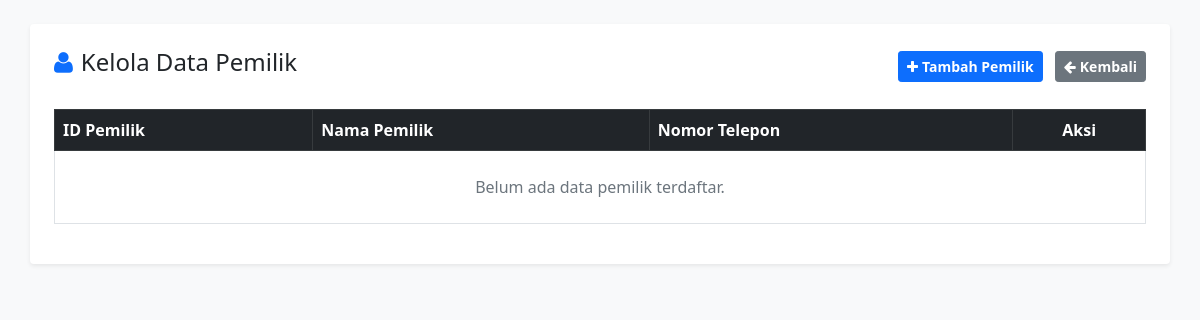
The page /page/data_pemilik.php (signed in) on the database as committed earlier.
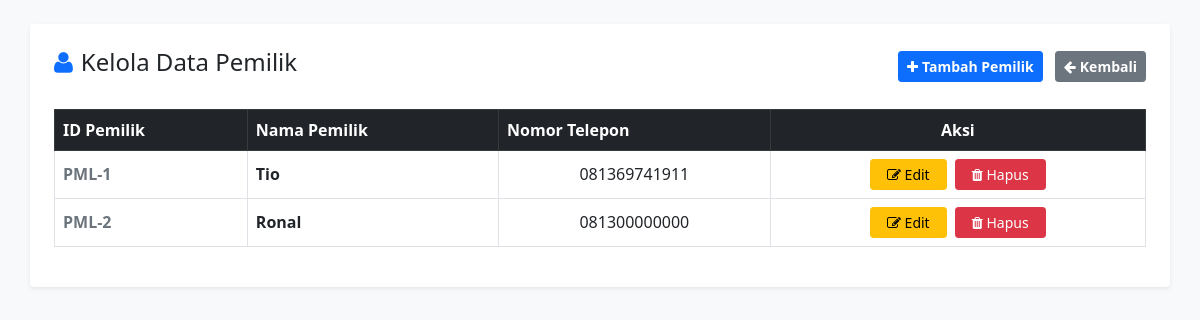
The same page on the database as committed later.
### tables this page shows
CREATE TABLE `pemilik` (
  `ID_Pemilik` int(11) NOT NULL,
  `Nama_Pemilik` varchar(100) NOT NULL,
  `No_Telepon` varchar(20) DEFAULT NULL,
  `Alamat` text
);

### page/data_pemilik.php (the view, shortened to what this page needs)
<?php
include '../config/koneksi.php';
?>
<!DOCTYPE html>
<html lang="id">
<head>
    <link href="../vendor/bootstrap/css/bootstrap.min.css" rel="stylesheet">
    <link rel="stylesheet" href="../assets/css/fontawesome.css">
</head>
<body class="bg-light p-4">
    <div class="container bg-white p-4 shadow-sm rounded">
        <div class="d-flex justify-content-between align-items-center mb-4">
            <h4><i class="fa fa-user me-2 text-primary"></i>Kelola Data Pemilik</h4>
            <div>
                <a href="tambah_pemilik.php" class="btn btn-sm btn-primary fw-bold me-2"><i class="fa fa-plus me-1"></i>Tambah Pemilik</a>
                <a href="../index.php" class="btn btn-sm btn-secondary fw-bold"><i class="fa fa-arrow-left me-1"></i>Kembali</a>
            </div>
        </div>
        <div class="table-responsive">
            <table class="table table-bordered table-hover align-middle">
                <thead class="table-dark">
                    <tr>
                        <th>ID Pemilik</th>
                        <th>Nama Pemilik</th>
                        <th>Nomor Telepon</th>
                        <th class="text-center">Aksi</th>
                    </tr>
                </thead>
                <tbody>
                    <?php
                    $res = mysqli_query($koneksi, "SELECT * FROM pemilik");
                    if (mysqli_num_rows($res) > 0) {
                        while($row = mysqli_fetch_assoc($res)) {
                            echo "<tr>
                                    <td class='fw-bold text-secondary'>PML-{$row['ID_Pemilik']}</td>
                                    <td class='fw-bold'>
                                        " . htmlspecialchars($row['Nama_Pemilik']) . " <br>
                                    </td>
                                    <td class='text-center'>
                                        " . htmlspecialchars($row['No_Telepon']) . " <br>
                                    </td>
                                    <td class='text-center'>
                                        <a href='edit_pemilik.php?id={$row['ID_Pemilik']}' class='btn btn-sm btn-warning px-3 me-1'>
                                            <i class='fa fa-edit'></i> Edit
                                        </a>
                                        <a href='data_pemilik.php?hapus={$row['ID_Pemilik']}' class='btn btn-sm btn-danger px-3' onclick='return confirm(\"Apakah Anda yakin ingin menghapus data pemilik ini beserta akun loginnya?\")'>
                                            <i class='fa fa-trash'></i> Hapus
                                        </a>
                                    </td>
                                  </tr>";
                        }
                    } else {
                        echo "<tr><td colspan='4' class='text-center py-4 text-muted'>Belum ada data pemilik terdaftar.</td></tr>";
                    }
                    ?>
                </tbody>
            </table>
        </div>
    </div>
</body>
</html>

Rows that differ between the two databases and show on the page:
added pemilik: ID_Pemilik "1", Nama_Pemilik "Tio", No_Telepon "081369741911"
added pemilik: ID_Pemilik "2", Nama_Pemilik "Ronal", No_Telepon "081300000000"
Other text that changed with them:
text no longer shown: "Belum ada data pemilik terdaftar."
